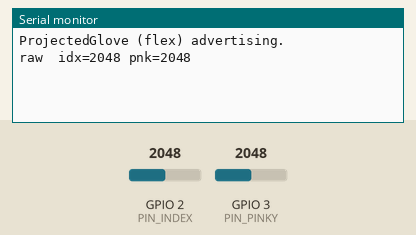
Simulated run of this sketch. Board: Seeed XIAO ESP32-C3. Shown: the last lines printed to the serial monitor. The inputs (shaded band) are chosen by the test bench; at power-on: GPIO 2 (PIN_INDEX) = 2048, GPIO 3 (PIN_PINKY) = 2048 (analog values on the 0–4095 scale). Nothing arrives over Bluetooth unless stated; a phone connects over Bluetooth LE 3 s after start.

Above: at 1.2 s.
1.3 s: GPIO 2 (PIN_INDEX) set to 491
At 1.9 s:
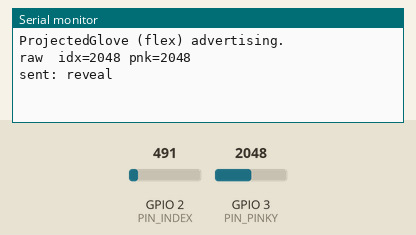
2.9 s: GPIO 3 (PIN_PINKY) set to 491
At 3.7 s:
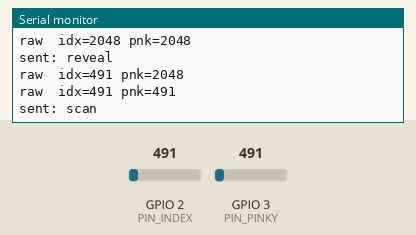
4.5 s: GPIO 2 (PIN_INDEX) set to 1040
At 4.89 s:
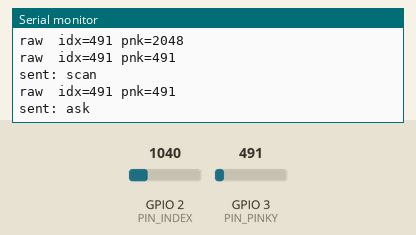
6.1 s: GPIO 3 (PIN_PINKY) set to 0
At 6.1 s:
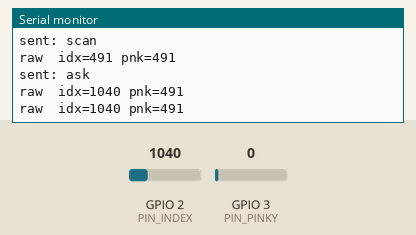
Timing chart, 0 to 8.6 s (numbered marks = the images above; inputs shaded):
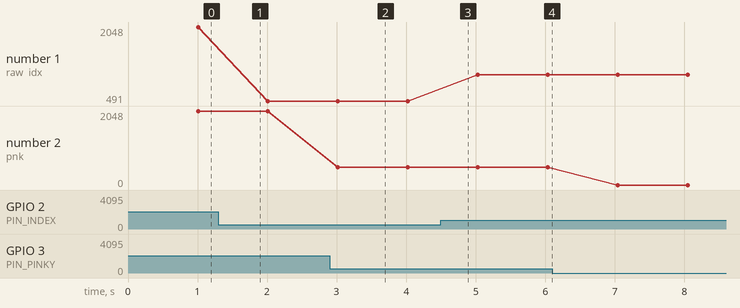

The sketch:

glove_flex.ino
```cpp
/*
 * ProjectedGlove — flex-sensor gesture firmware
 * Board: Seeed XIAO ESP32-C3 (Arduino core for ESP32)
 *
 * Reads 2 flex sensors (index + pinky), classifies one of THREE gestures, and
 * sends the gesture name over BLE notify — debounced so each held gesture fires
 * once. UUIDs/name MUST match projected_copilot/glove_input.py.
 *
 * Open palm (both straight) is the NEUTRAL resting pose — it sends nothing, so
 * it can't be mistaken for a gesture. The three hand shapes that fire:
 *   index bent,     pinky bent       -> scan    (fist)
 *   index bent,     pinky straight   -> reveal  (pinky up)
 *   index straight, pinky bent       -> ask     (index up)
 * "stop" and "speak" aren't on the glove — use keyboard '1'/'3' or the web panel.
 *
 * WIRING (per finger, a voltage divider):
 *   3V3 ── flex sensor ──┬── ADC pin (A0 / A1)
 *                        └── 10kΩ ── GND
 *   A straight finger and a bent finger give two different ADC readings.
 *
 * XIAO ESP32-C3 analog pins: A0=GPIO2, A1=GPIO3.
 *
 * CALIBRATION: open the Serial Monitor at 115200. Hold each finger straight,
 * then fully bent, and read the raw values printed each second. Pick a midpoint
 * for each finger and put it in BENT_THRESHOLD below. Higher raw = more bent or
 * less bent depending on which way you wired the divider — the code treats
 * "raw > threshold" as bent; flip the comparison if yours is reversed.
 */

#include <BLEDevice.h>
#include <BLEServer.h>
#include <BLEUtils.h>
#include <BLE2902.h>

#define DEVICE_NAME  "ProjectedGlove"
#define SERVICE_UUID "a1c00001-5b1e-4b3a-9f00-d3c0ffee0001"
#define CHAR_UUID    "a1c00002-5b1e-4b3a-9f00-d3c0ffee0002"

// Finger -> analog pin (2-sensor build: index + pinky only)
const int PIN_INDEX = A0;
const int PIN_PINKY = A1;

// Per-finger "bent" thresholds — SET THESE from the calibration printout.
// Order: index, pinky. Both sensors read LOWER when bent (see isBent below).
// Index: straight ~1200, bent ~610.  Pinky: straight ~980, bent ~550.
int BENT_THRESHOLD[2] = {900, 765};

// A gesture must hold this long before it fires, then can't refire until
// released — mirrors the old camera detector's hold + cooldown feel.
const unsigned long HOLD_MS = 120;

BLECharacteristic* gestureChar = nullptr;
bool deviceConnected = false;

String candidate = "";
String lastSent = "";
unsigned long candidateSince = 0;

class ServerCallbacks : public BLEServerCallbacks {
  void onConnect(BLEServer* s) override { deviceConnected = true; }
  void onDisconnect(BLEServer* s) override {
    deviceConnected = false;
    BLEDevice::startAdvertising();
  }
};

void sendGesture(const String& name) {
  if (!deviceConnected || gestureChar == nullptr) return;
  gestureChar->setValue((uint8_t*)name.c_str(), name.length());
  gestureChar->notify();
}

// Returns true if the finger is bent (averaged over a few reads to cut noise).
// This build's dividers read LOWER when bent, so the comparison is "< threshold".
bool isBent(int pin, int threshold) {
  long sum = 0;
  for (int i = 0; i < 4; i++) sum += analogRead(pin);
  return (sum / 4) < threshold;
}

// Map the 2 finger states to a gesture name, or "" for the neutral open palm.
// Returning "" for both-straight gives a real resting pose: relax to open palm
// between gestures, and it can't be mistaken for a command.
String classify(bool idx, bool pnk) {
  if ( idx &&  pnk) return "scan";    // fist — both bent
  if ( idx && !pnk) return "reveal";  // pinky up — index bent, pinky straight
  if (!idx &&  pnk) return "ask";     // index up — index straight, pinky bent
  return "";                          // open palm — both straight — neutral
}

void setup() {
  Serial.begin(115200);
  analogReadResolution(12);  // 0..4095

  BLEDevice::init(DEVICE_NAME);
  BLEServer* server = BLEDevice::createServer();
  server->setCallbacks(new ServerCallbacks());

  BLEService* service = server->createService(SERVICE_UUID);
  gestureChar = service->createCharacteristic(
      CHAR_UUID, BLECharacteristic::PROPERTY_NOTIFY);
  gestureChar->addDescriptor(new BLE2902());
  service->start();

  BLEAdvertising* adv = BLEDevice::getAdvertising();
  // Do NOT add the 128-bit service UUID to the advertising packet: name (~16B)
  // + 128-bit UUID (~18B) overflows the 31-byte BLE adv limit, so the ESP32
  // silently advertises nothing usable. The Python side finds the glove by
  // NAME, and the service is still reachable after connecting. Keep name only.
  adv->setScanResponse(true);
  adv->setMinPreferred(0x06);
  adv->setMinPreferred(0x12);
  BLEDevice::startAdvertising();

  Serial.println("ProjectedGlove (flex) advertising.");
}

unsigned long lastPrint = 0;

void loop() {
  bool idx = isBent(PIN_INDEX, BENT_THRESHOLD[0]);
  bool pnk = isBent(PIN_PINKY, BENT_THRESHOLD[1]);

  // Calibration aid: raw values once per second.
  if (millis() - lastPrint > 1000) {
    lastPrint = millis();
    Serial.printf("raw  idx=%d pnk=%d\n",
                  analogRead(PIN_INDEX), analogRead(PIN_PINKY));
  }

  String g = classify(idx, pnk);

  if (g == "") {
    candidate = "";              // open palm: neutral, allow the next gesture
    lastSent = "";
  } else if (g != candidate) {
    candidate = g;               // a new steady gesture started
    candidateSince = millis();
  } else if (g != lastSent && millis() - candidateSince >= HOLD_MS) {
    sendGesture(g);              // held long enough, not yet sent
    lastSent = g;
    Serial.printf("sent: %s\n", g.c_str());
  }

  delay(15);
}
```

Measured:
- after the input at 1.3 s, the serial monitor: prints a new line after 0.14 s (image 1)
- after the input at 2.9 s, the serial monitor: prints a new line after 0.12 s (image 2)
- after the input at 4.5 s, the serial monitor: prints a new line after 0.13 s (image 3)
- plotted number 1: 2048 → 491 after the input at 1.3 s, 491 → 1040 after the input at 4.5 s
- plotted number 2: 491 → 0 after the input at 6.1 s
